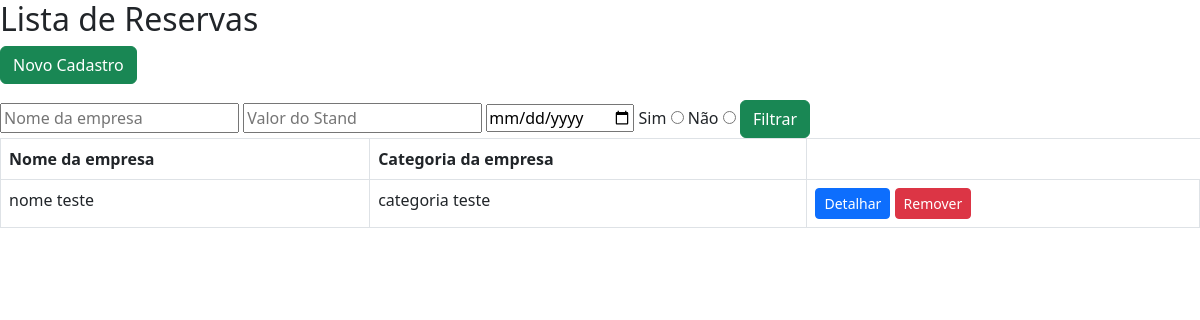
The app's page /, older data.
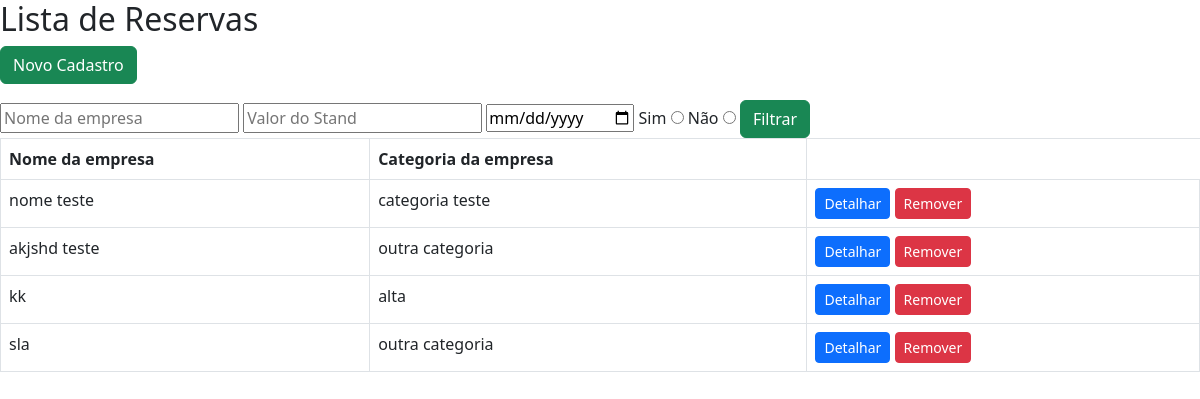
The same page, newer data.
### core/models.py (models this page shows, shortened)
class Reserva(models.Model):
    cnpj = models.CharField(max_length=14)
    nome_empresa = models.CharField(max_length=100)
    categoria_empresa = models.CharField(max_length=100)
    quitado = models.BooleanField(blank=True)
    stand = models.OneToOneField(Stand, on_delete=models.CASCADE)
    data = models.DateField(default=timezone.now)

### core/views.py (the view)
# urls.py: path('', index, name='index'),
def index(request):
    reserva = Reserva.objects.all()
    nome_empresa = request.GET.get('nome_empresa')
    quitado = request.GET.get('quitado')
    valor_stand = request.GET.get('valor_stand')
    data = request.GET.get('data')
    if nome_empresa:
        reserva = reserva.filter(nome_empresa__icontains=nome_empresa)
    if quitado is not None and quitado != '':
        reserva = reserva.filter(quitado=quitado)
    if valor_stand is not None and valor_stand != '':
        reserva = reserva.filter(stand__valor=valor_stand)
    if data:
        reserva = reserva.filter(data=data)
    context = {
        'reservas': reserva,
        'nome_empresa': nome_empresa,
        'quitado': quitado,
        'valor_stand': valor_stand,
        'data_reserva': data,
    }
    return render(request, 'index.html', context)

### core/Templates/index.html
{% extends 'base.html' %}
{% block center %}
  <h2> Lista de Reservas</h2>
  <a href="{% url 'reserva_criar' %}" class="btn btn-success mb-3">Novo Cadastro</a>
  <form method="get" action="">
    <input type="search" name="nome_empresa" placeholder="Nome da empresa">
    <input type="number" name="valor_stand" placeholder="Valor do Stand">
    <input type="date" name="data" placeholder="Data da Reserva">
    <label for="quitado_sim">Sim</label>
    <input type="radio" name="quitado" value="True" id="quitado_sim">
    <label for="quitado_nao">Não</label>
    <input type="radio" name="quitado" value="False" id="quitado_nao">
    <button type="submit" class="btn btn-success">Filtrar</button>
  </form>
  <table class="table table-bordered">
    <thead>
      <tr>
        <th>Nome da empresa</th>
        <th>Categoria da empresa</th>
      </tr>
    </thead>
    <tbody>
      {% for reserva in reservas %}
      <tr>
        <td>{{ reserva.nome_empresa }}</td>
        <td>{{ reserva.categoria_empresa }}</td>
        <td>
          <a href="{% url 'reserva_detalhe' id=reserva.id %}" class="btn btn-primary btn-sm">Detalhar</a>
          <a href="{% url 'reserva_remover' id=reserva.id %}" class="btn btn-danger btn-sm">Remover</a>
        </td>
      </tr>
      {% endfor %}
    </tbody>
  </table>
{% endblock %}

### templates/base.html (shortened to what this page needs)
<!DOCTYPE html>
<html lang="en">
<head>
    <link rel="stylesheet" href="https://cdn.jsdelivr.net/npm/bootstrap@5.3.0/dist/css/bootstrap.min.css">
</head>
<body>
    {% block center %}
    {% endblock %}
</body>
</html>

Row changes from the older to the newer data that the page shows:
added Reserva: nome_empresa "akjshd teste", categoria_empresa "outra categoria"
added Reserva: nome_empresa "kk", categoria_empresa "alta"
added Reserva: nome_empresa "sla", categoria_empresa "outra categoria"
